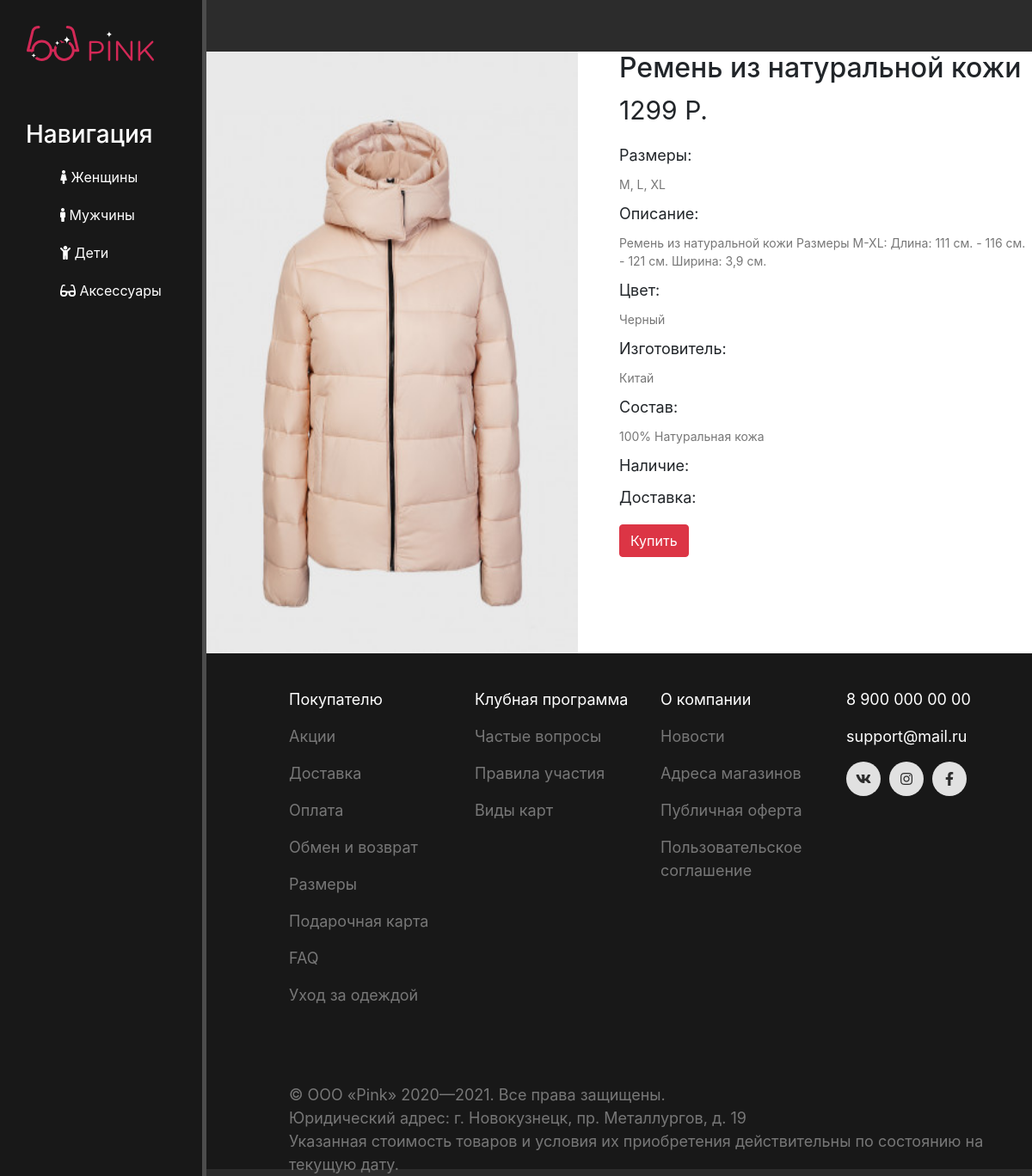
The app's page /accessories/1 with its own data.
### main/models.py (models this page shows, shortened)
class accessories_clothes(models.Model):
    title = models.CharField('Название',max_length=50)
    description = models.TextField('Описание',max_length=1000)
    make = models.CharField('Изготовитель',max_length=50)
    priсe = models.CharField('Цена',max_length=50)
    composition = models.CharField('Состав',max_length=150)
    size = models.CharField('Размеры',max_length=50)
    color = models.CharField('Цвет',max_length=50)
    image = models.ImageField('Изображение')
    availability = models.CharField('Наличие',max_length=50,default='')
    delivery = models.CharField('Доставка',max_length=50,default='')
    class Meta:
        verbose_name = 'Аксессуары'
        verbose_name_plural = 'Аксессуары'

### main/views.py (the view)
# urls.py: path('accessories/<int:pk>', views.MainDetailModelAccessories.as_view(), name='new-page')
class MainDetailModelAccessories(DetailView):
    model = accessories_clothes
    template_name = 'main/new_page.html'
    context_object_name = 'newPage'

### main/templates/main/new_page.html (shortened to what this page needs)
{% extends 'main/layout.html' %}
{% load static %}
{% block content %}
<div class="product">
    <div class="product-photo">
        <img src="{% static 'main/img/category/41296070299.jpg' %}" alt="" style="width: 100%; height: 100%;">
    </div>
    <div class="product-description">
        <h2>{{ newPage.title }}</h2>
        <p style="font-size: 30px;">{{ newPage.priсe }} Р.</p>
        <p class="product-description__title">Размеры:</p>
        <p class="product-description__text">{{ newPage.size }}</p>
        <p class="product-description__title">Описание:</p>
        <p class="product-description__text">{{ newPage.description }}</p>
        <p class="product-description__title">Цвет:</p>
        <p class="product-description__text">{{ newPage.color }}</p>
        <p class="product-description__title">Изготовитель:</p>
        <p class="product-description__text">{{ newPage.make }}</p>
        <p class="product-description__title">Состав:</p>
        <p class="product-description__text">{{ newPage.composition }}</p>
        <p class="product-description__title">Наличие:</p>
        <p class="product-description__title">Доставка:</p>
        <button class="btn btn-danger" style="margin-top: 8px;">
            Купить</button>
    </div>
</div>
{% endblock %}

### main/static/main/css/main.css (style rules this page uses)
body { background: #2c2c2c; min-width: 950px; }
.product { float: left; width: 100%; height: 700px; background-color: #ffffff; padding-left: 20%; margin-top: 60px; display: flex; justify-content: space-between; }
.product-photo { width: 45%; height: 100%; background-color: blueviolet; }
.product-description { width: 50%; height: auto; background-color: #ffffff; }
.product-description__title { font-size: 18px; margin: 0; padding: 0; margin-top: 10px; }
.product-description__text { font-size: 14px; color: #777777; margin: 0; margin-top: 10px; padding: 0; }

### records on screen
accessories_clothes: title "Ремень из натуральной кожи", priсe "1299", size "M, L, XL", description "Ремень из натуральной кожи Размеры M-XL: Длина: 111 см. - 116 см. - 121 см. Ширина: 3,9 см.", color "Черный", make "Китай", composition "100% Натуральная кожа"
